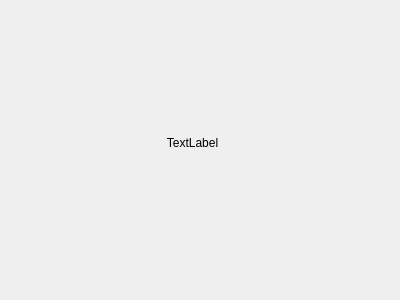
<?xml version="1.0" encoding="UTF-8"?>
<ui version="4.0">
 <class>Form</class>
 <widget class="QWidget" name="Form">
  <property name="geometry">
   <rect>
    <x>0</x>
    <y>0</y>
    <width>400</width>
    <height>300</height>
   </rect>
  </property>
  <property name="minimumSize">
   <size>
    <width>400</width>
    <height>300</height>
   </size>
  </property>
  <property name="maximumSize">
   <size>
    <width>400</width>
    <height>300</height>
   </size>
  </property>
  <property name="windowTitle">
   <string>Form</string>
  </property>
  <property name="styleSheet">
   <string notr="true"/>
  </property>
  <widget class="QLabel" name="label">
   <property name="geometry">
    <rect>
     <x>70</x>
     <y>20</y>
     <width>245</width>
     <height>245</height>
    </rect>
   </property>
   <property name="sizePolicy">
    <sizepolicy hsizetype="Expanding" vsizetype="Expanding">
     <horstretch>0</horstretch>
     <verstretch>0</verstretch>
    </sizepolicy>
   </property>
   <property name="text">
    <string>TextLabel</string>
   </property>
   <property name="alignment">
    <set>Qt::AlignCenter</set>
   </property>
  </widget>
 </widget>
 <resources/>
 <connections/>
</ui>
